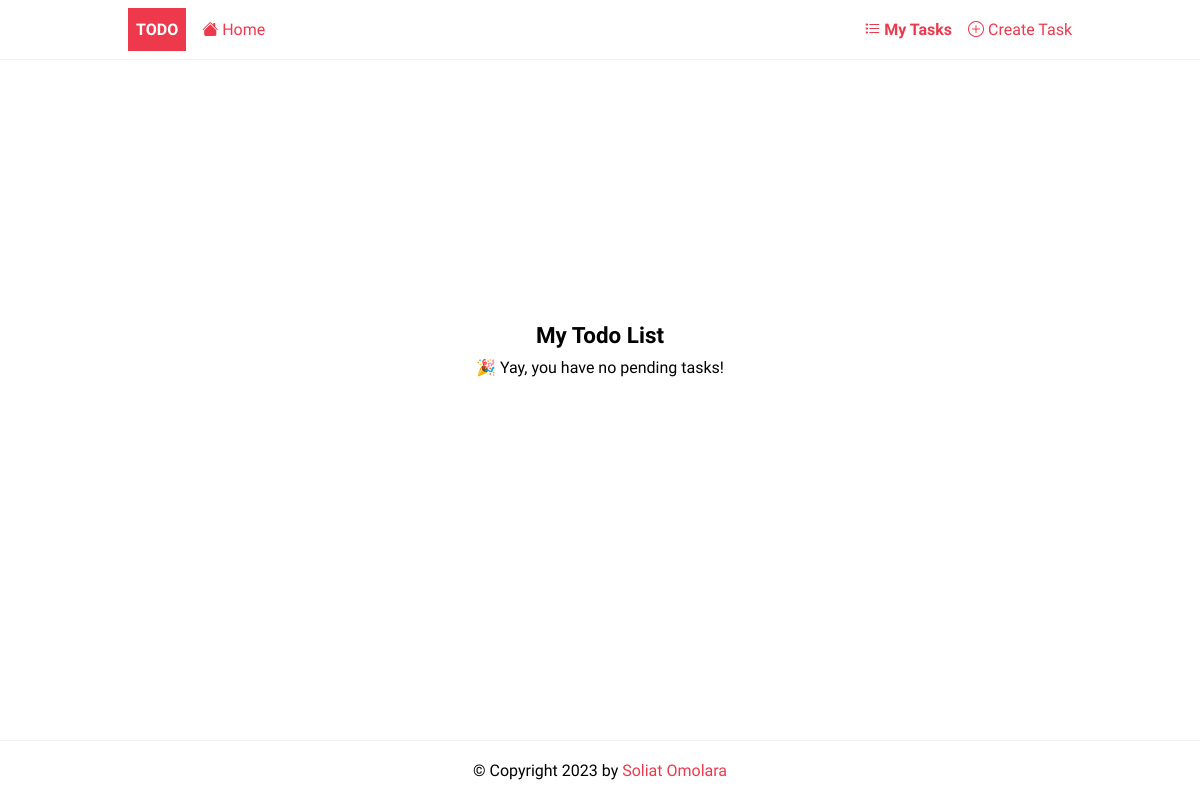
The page /tasks/ on the database as committed earlier.
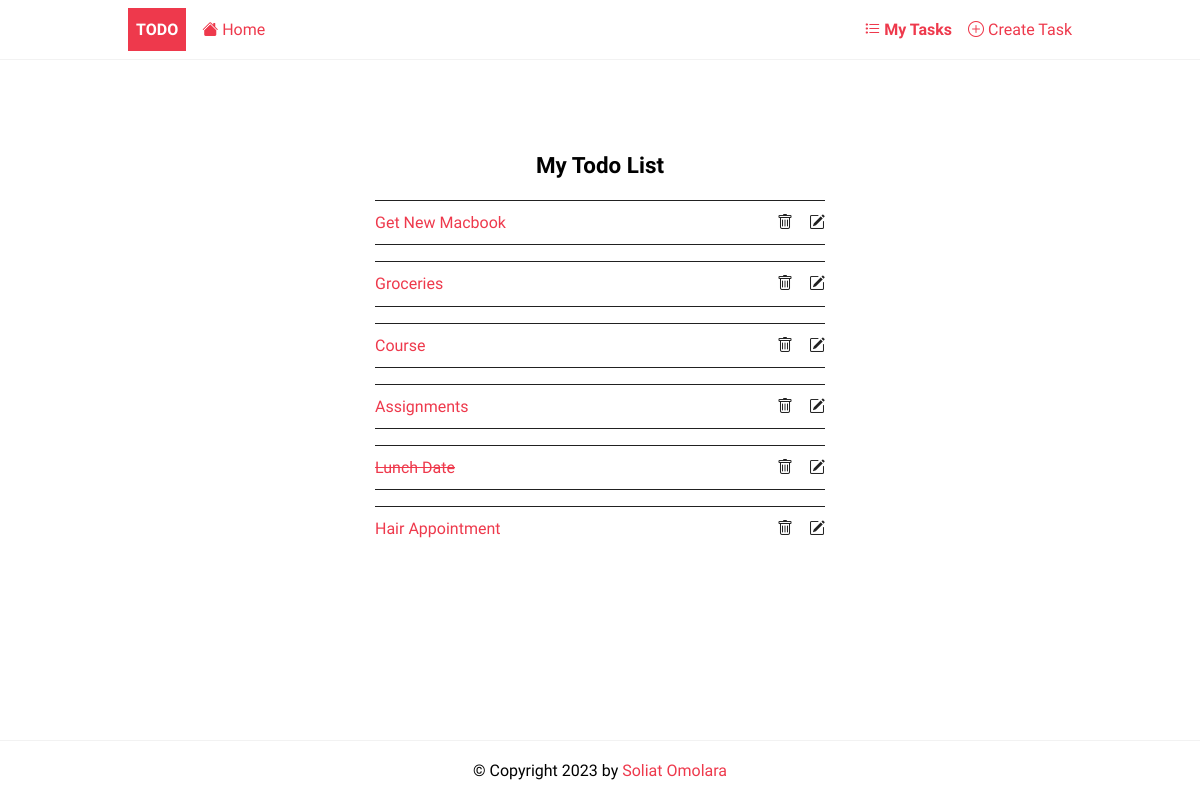
The same page on the database as committed later.
### todoapp/models.py (models this page shows, shortened)
class Todo(models.Model):
    user = models.ForeignKey(User, on_delete=models.CASCADE, null=True, blank=True)
    title = models.CharField(max_length=250)
    description = models.TextField(null=True, blank=True)
    completed = models.BooleanField(default=False)
    created = models.DateTimeField(auto_now_add=True)

### todoapp/views.py (the view)
# urls.py: path('tasks/', TodoList.as_view(),name='tasks'),
class TodoList(ListView):
    model = Todo
    context_object_name = 'tasks'

### todoapp/templates/todoapp/todo_list.html
{%extends 'todoapp/base.html'%}
{%block content%}
<div class="center">
	<h2>My Todo List</h2>
	{% if tasks %}
	<ul class="tasks">
		{% for task in tasks %}
			<li><li><a href="{% url 'details' task.id %}" class="{% if task.completed%}completed{%endif%}">{{ task.title }}</a>
				 <div  class="task-controls">
				 	<a href="#"><i class="bi bi-trash"></i> </a>
					<a href="#"><i class="bi bi-pencil-square"></i></a>
		         </div>
		    </li>
		{% endfor %}
	{% else %}
		<p>🎉 Yay, you have no pending tasks!</p>
	{% endif %}
	</ul>
</div>
{%endblock content%}

### todoapp/templates/todoapp/base.html (shortened to what this page needs)
{%load static %}
<!DOCTYPE html>
<html lang="en">
    <head>
        <link rel="stylesheet" href="{% static 'css/style.css' %}" />
    </head>
    <body>
        <header class="header">
            <div class="container">
            	<a href="{%url 'home'%}" class="logo">Todo</a>
                <nav class="nav">
                	<a href="{%url 'home'%}"><i class="bi bi-house-fill"></i> Home</a>
                    <a href="{% url 'tasks' %}"><i class="bi bi-list-task"></i> My Tasks</a>
                    <a href="{% url 'create' %}"><i class="bi bi-plus-circle"></i> Create Task</a>
                </nav>
            </div>
        </header>
        <main>
            <div class="container">
             {%block content %}
             {%endblock content%}
            </div>
        </main>
        <footer class="footer">
            <div class="container">
				<p>&copy; Copyright {% now "Y" %} by <a href="https://github.com/SoliatOmolara">Soliat Omolara</a></p>
            </div>
        </footer>
    </body>
</html>

### static/css/style.css (style rules this page uses)
:root { --color-primary: #ee394c; --color-secondary: #86b7fe; --color-light: #f2f2f2; --color-gray: #ced4da; --color-dark: #212121; --color-white: #ffffff; --color-error: #e2442f; --color-warning: #ffc900; --color-info: #02a2b9; --color-success: #1ba345; --color-input: #00d1b2; --border-radius: 5px; }
* { margin: 0; padding: 0; box-sizing: border-box; text-rendering: optimizeLegibility; }
html, body { height: 100%; }
body { font-family: 'Dosis', sans-serif; font-size: 1rem; line-height: 1.7; display: flex; flex-direction: column; }
h2 { font-size: 1.4rem; }
a { color: var(--color-primary); text-decoration: none; }
.container { max-width: 960px; margin: 0 auto; padding: 0.5rem; }
.header { border-bottom: solid 1px var(--color-light); }
.header .container { display: flex; align-items: center; gap:1rem; }
.nav { display:flex; gap:1rem; align-items: center; justify-content: center; flex-basis: 100%; }
.nav a:nth-last-child(2) { margin-left: auto; font-weight: bold; }
.logo { padding: 0.5rem; background-color: var(--color-primary); text-decoration: none; color: var(--color-white); font-weight: bold; text-transform: uppercase; }
.tasks { list-style: none; width: 100%; max-width: 450px; }
.tasks li { display: flex; justify-content: space-between; align-items: center; width: 100%; border-bottom: solid 1px var(--color-dark); padding: 0.5rem 0; }
.tasks li:last-of-type { border-bottom: none; }
.task-controls { display: flex; justify-content: space-between; gap: 1rem; }
.task-controls a { color: var(--color-dark); }
.completed { text-decoration: line-through; }
.footer p { text-align: center; }
.footer { margin-top: auto; padding: 0.5rem 0; border-top: solid 1px var(--color-light); }
.center { display: flex; flex-direction: column; align-items: center; justify-content: center; min-height: 70vh; }

Rows that differ between the two databases and show on the page:
added Todo: title "Get New Macbook"
added Todo: title "Groceries"
added Todo: title "Course"
added Todo: title "Assignments"
added Todo: title "Lunch Date", completed True (drawn)
added Todo: title "Hair Appointment"
Other text that changed with them:
text no longer shown: "🎉 Yay, you have no pending tasks!"
